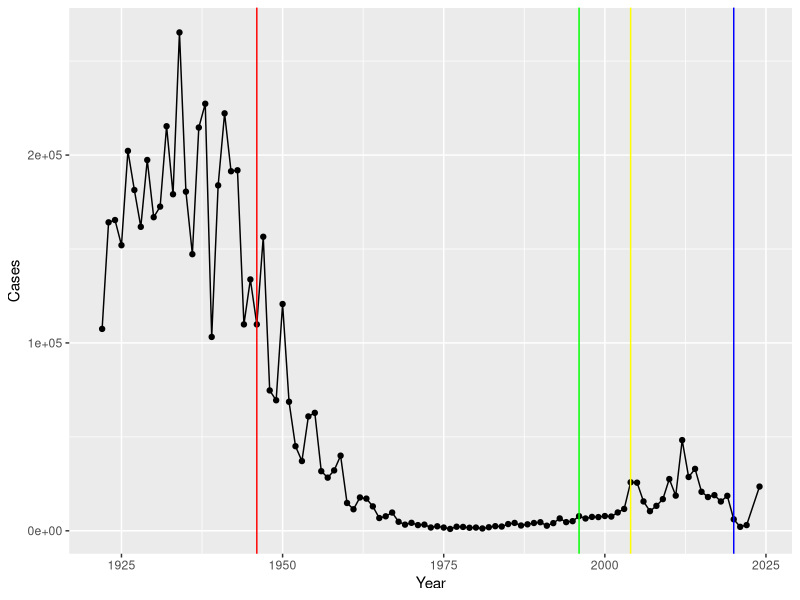

Reproduce this figure in R. (Note: this script raises an error after producing the figure.)
## ---- chunk 1
cdc <- data.frame(
                          Year = c(1922L,
                                   1923L,1924L,1925L,1926L,1927L,1928L,
                                   1929L,1930L,1931L,1932L,1933L,1934L,1935L,
                                   1936L,1937L,1938L,1939L,1940L,1941L,
                                   1942L,1943L,1944L,1945L,1946L,1947L,1948L,
                                   1949L,1950L,1951L,1952L,1953L,1954L,
                                   1955L,1956L,1957L,1958L,1959L,1960L,
                                   1961L,1962L,1963L,1964L,1965L,1966L,1967L,
                                   1968L,1969L,1970L,1971L,1972L,1973L,
                                   1974L,1975L,1976L,1977L,1978L,1979L,1980L,
                                   1981L,1982L,1983L,1984L,1985L,1986L,
                                   1987L,1988L,1989L,1990L,1991L,1992L,1993L,
                                   1994L,1995L,1996L,1997L,1998L,1999L,
                                   2000L,2001L,2002L,2003L,2004L,2005L,
                                   2006L,2007L,2008L,2009L,2010L,2011L,2012L,
                                   2013L,2014L,2015L,2016L,2017L,2018L,
                                   2019L,2020L,2021L,2022L, 2024L),
  Cases = c(107473,
                                   164191,165418,152003,202210,181411,
                                   161799,197371,166914,172559,215343,179135,
                                   265269,180518,147237,214652,227319,103188,
                                   183866,222202,191383,191890,109873,
                                   133792,109860,156517,74715,69479,120718,
                                   68687,45030,37129,60886,62786,31732,28295,
                                   32148,40005,14809,11468,17749,17135,
                                   13005,6799,7717,9718,4810,3285,4249,
                                   3036,3287,1759,2402,1738,1010,2177,2063,
                                   1623,1730,1248,1895,2463,2276,3589,
                                   4195,2823,3450,4157,4570,2719,4083,6586,
                                   4617,5137,7796,6564,7405,7298,7867,
                                   7580,9771,11647,25827,25616,15632,10454,
                                   13278,16858,27550,18719,48277,28639,
                                   32971,20762,17972,18975,15609,18617,6124,
                                   2116,3044, 23544)
)

## ---- chunk 2
library(ggplot2)
## ---- chunk 3
baseplot <- ggplot(cdc) + aes(x= Year, y= Cases) + geom_point() + geom_line()

baseplot + geom_vline(xintercept = 1946, col = "red") + geom_vline(xintercept = 1996, col = "green") +
geom_vline(xintercept = 2020, col = "blue") +
geom_vline(xintercept = 2004, col = "yellow")
## ---- chunk 4
library(jsonlite)

subject <- read_json("http://cmi-pb.org/api/v5/subject", simplifyVector = TRUE)

## ---- chunk 5
head(subject)
## ---- chunk 6
nrow(subject)
## ---- chunk 7
table(subject$biological_sex)
## ---- chunk 8
table(subject$infancy_vac)
## ---- chunk 9
table(subject$race, subject$biological_sex)
## ---- chunk 10
table(subject$dataset)
## ---- chunk 11
specimen <- read_json("http://cmi-pb.org/api/v5/specimen", simplifyVector = TRUE)
ab_titer <- read_json("http://cmi-pb.org/api/v5/plasma_ab_titer", simplifyVector = TRUE)
PBMC <- read_json("http://cmi-pb.org/api/v5/pbmc_gene_expression?limit=25", simplifyVector = TRUE)



## ---- chunk 12
head(specimen)
## ---- chunk 13
head(ab_titer)
## ---- chunk 14
library(dplyr)
meta <- inner_join(subject, specimen)
## ---- chunk 15
abdata <- inner_join(meta, ab_titer)
nrow(abdata)
## ---- chunk 16
head(abdata)
## ---- chunk 17
table(abdata$isotype)
## ---- chunk 18
table(abdata$dataset)
## ---- chunk 19
table(abdata$antigen)
## ---- chunk 20
igg <- filter(abdata, isotype == "IgG")
head(igg)
## ---- chunk 21
ggplot(igg) + aes(MFI_normalised, antigen) + geom_boxplot()
## ---- chunk 22
ggplot(igg) + aes(MFI_normalised, antigen, col=infancy_vac) + geom_boxplot()
## ---- chunk 23
table(abdata$visit)
## ---- chunk 24
ggplot(igg) + aes(MFI_normalised, antigen, col=infancy_vac) + geom_boxplot() + facet_wrap(~infancy_vac)
## ---- chunk 25
ggplot(igg) + aes(MFI_normalised, antigen, col=infancy_vac) + geom_boxplot() + facet_wrap(~visit)
## ---- chunk 26
filter(igg, antigen=="OVA") %>%
  ggplot() +
  aes(MFI_normalised, col=infancy_vac) +
  geom_boxplot(show.legend = FALSE) +
  facet_wrap(vars(visit)) +
  theme_bw()
## ---- chunk 27
filter(igg, antigen=="FIM2/3") %>%
  ggplot() +
  aes(MFI_normalised, col=infancy_vac) +
  geom_boxplot(show.legend = FALSE) +
  facet_wrap(vars(visit)) +
  theme_bw()
## ---- chunk 28
filter(igg, antigen=="PT") %>%
  ggplot() +
  aes(MFI_normalised, col=infancy_vac) +
  geom_boxplot(show.legend = FALSE) +
  facet_wrap(vars(visit)) +
  theme_bw()
## ---- chunk 29
anti <- filter(igg, antigen == "PT", dataset == "2021_dataset")
head(anti)
ggplot(anti) + aes(actual_day_relative_to_boost, MFI_normalised, col=infancy_vac, group = subject_id) + geom_point() + geom_line() + geom_smooth(se = FALSE, aes(group=infancy_vac), linewidth = 2) 
 
